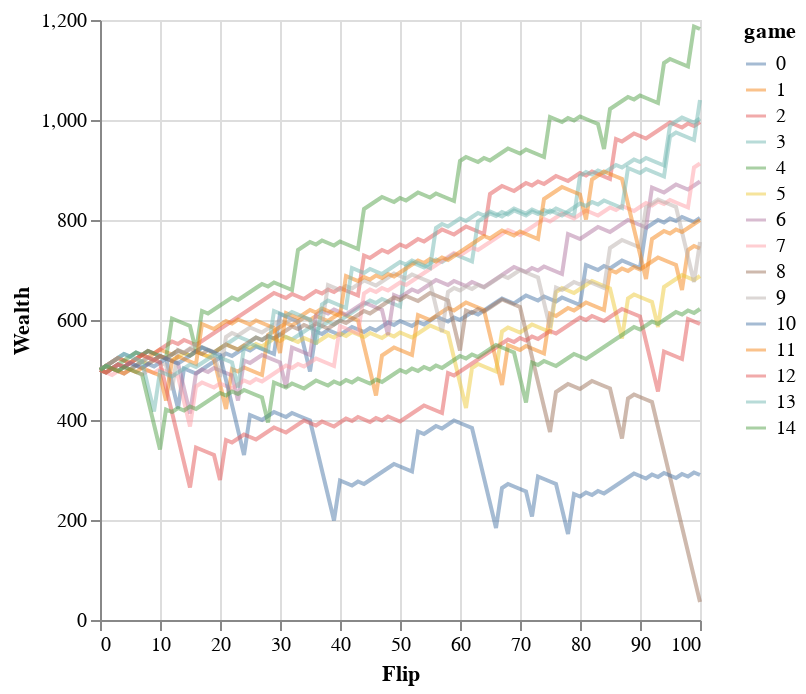

Write notebook code for a chart like this one.
### Markdown cell above
# Betting big when seeing a string of tails!

### Code cell
dummy.plot_games(n_games=15, log=False, opacity=0.5)

### Figure 1 — Vega-Lite specification as saved in the notebook (floating-point values rounded to 4 significant figures; data arrays with more than 128 entries replaced by an {"elided": "..."} marker saying what was removed)
{"config": {"view": {"continuousWidth": 300, "continuousHeight": 300}}, "data": {"name": "data-227cdbf1f8066f12f28f9d8a50dc488d"}, "mark": {"type": "line", "opacity": 0.5}, "encoding": {"color": {"field": "game", "type": "nominal"}, "x": {"field": "flip", "title": "Flip", "type": "quantitative"}, "y": {"field": "wealth", "title": "Wealth", "type": "quantitative"}}, "$schema": "https://vega.github.io/schema/vega-lite/v5.8.0.json", "datasets": {"data-227cdbf1f8066f12f28f9d8a50dc488d": {"elided": "1515 records"}}}
